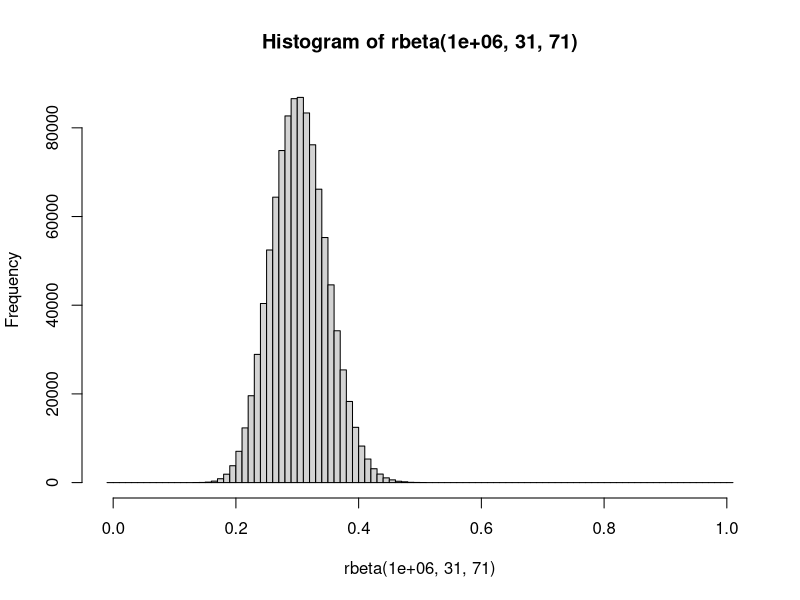
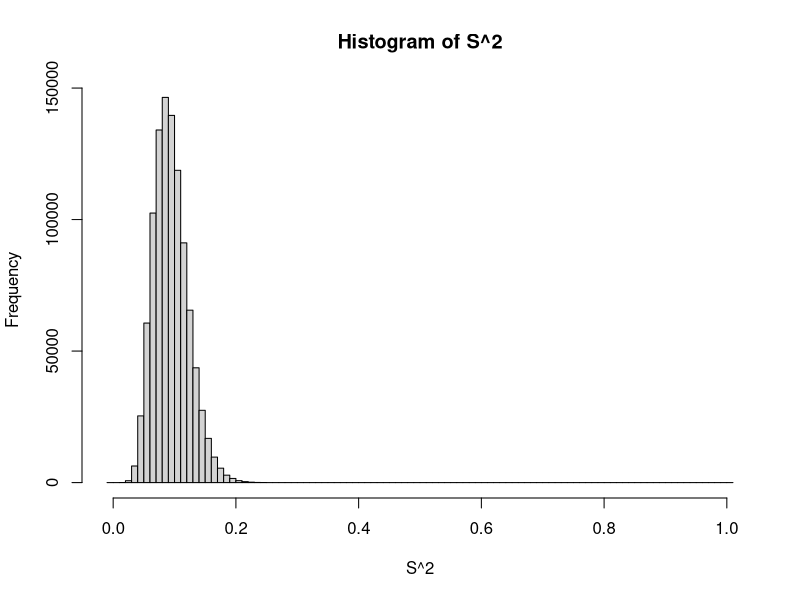

Here is the R script that generated these plots, in order:
## ---- chunk 1
S <- rbeta(1000, 31, 71)
## ---- chunk 2
hist(rbeta(1e6, 31, 71), breaks = seq(-0.01, 1.01, by = 0.01))
## ---- chunk 3
lapply(1:5, function(x) mean(rbeta(1000, 31, 71)))    
## ---- chunk 4
lapply(1:5, function(x) mean(rbeta(100, 31, 71)))    
## ---- chunk 5
median(rbeta(1000, 31, 71))
## ---- chunk 6
lapply(1:5, function(x) mean(rbeta(1000, 31, 71) > 0.35))
lapply(1:5, function(x) mean(rbeta(100, 31, 71) > 0.35))
## ---- chunk 7
quantile(rbeta(10000, 31, 71), probs = c(0.05, 0.95))
## ---- chunk 8
S <- rbeta(1e6, 31, 71)
hist(S ^ 2, breaks = seq(-0.01, 1.01, by = 0.01))
## ---- chunk 9
mean(rbeta(1e6, 31, 71) ^ 2 > 0.15)
## ---- chunk 10
S <- rbeta(1e6, 31, 71)

# for the sample to not include a 11 homozygote, that means that each time we
# sampled an individual it was not a 11.  The probability that an individual is
# 11 is q^2 so the probability that it is not 11 is 1 - q^2.  The probability
# that all 10 are not 11 is thus (1 - q^2)^10. So...
mean( (1 - S ^ 2) ^ 10)
